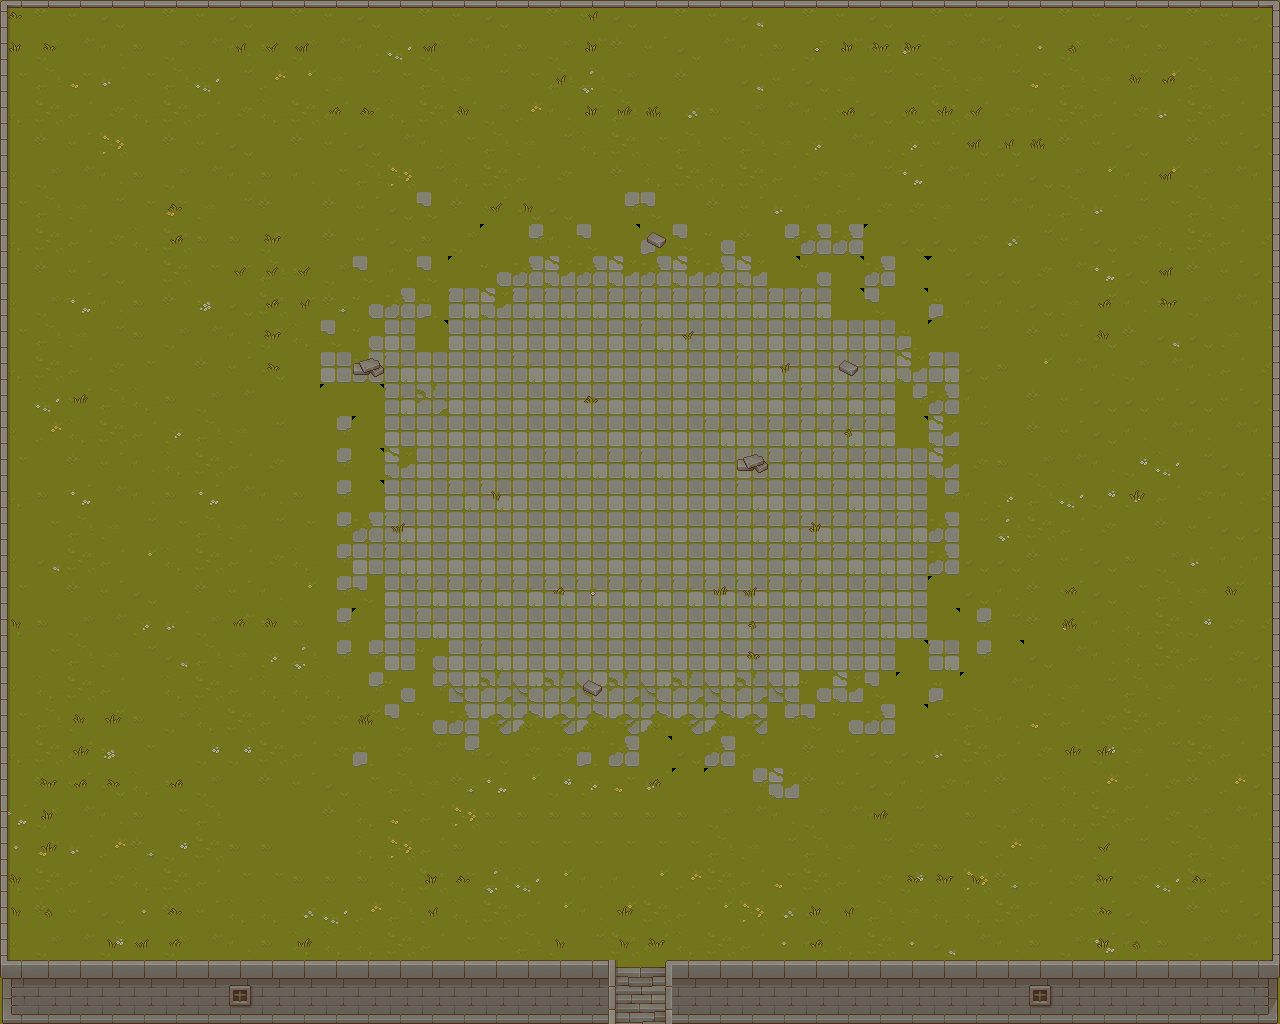

A level layout from a 2D game, rendered from its tile map. Below: a short description, then the map file with tile-grid data replaced by summaries:
An orthogonal 40x32 tile map with 32x32 px tiles, 3 tile layers (Ground, Props, Walls), 8 tilesets.

<map version="1.10" tiledversion="1.10.2" orientation="orthogonal" renderorder="right-down" width="40" height="32" tilewidth="32" tileheight="32" infinite="0" nextlayerid="4" nextobjectid="1">
  <tileset firstgid="1" name="Props" tilewidth="32" tileheight="32" tilecount="256" columns="16">
    <image source="./Tileset/Props.png" width="512" height="512" />
  </tileset>
  <tileset firstgid="257" name="Tileset Wall" tilewidth="32" tileheight="32" tilecount="256" columns="16">
    <image source="./Tileset/TilesetWall.png" width="512" height="512" />
  </tileset>
  <tileset firstgid="513" name="Struct" tilewidth="32" tileheight="32" tilecount="256" columns="16">
    <image source="./Tileset/Struct.png" width="512" height="512" />
  </tileset>
  <tileset firstgid="769" name="Shadow" tilewidth="32" tileheight="32" tilecount="256" columns="16">
    <image source="./Tileset/Shadow.png" width="512" height="512" />
  </tileset>
  <tileset firstgid="1025" name="Plant" tilewidth="32" tileheight="32" tilecount="256" columns="16">
    <image source="./Tileset/Plant.png" width="512" height="512" />
  </tileset>
  <tileset firstgid="1281" name="Shadow Plant" tilewidth="32" tileheight="32" tilecount="256" columns="16">
    <image source="./Tileset/ShadowPlant.png" width="512" height="512" />
  </tileset>
  <tileset firstgid="1537" name="Tileset Grass" tilewidth="32" tileheight="32" tilecount="64" columns="8">
    <image source="./Tileset/TilesetGrass.png" width="256" height="256" />
  </tileset>
  <tileset firstgid="1601" name="Tileset Stone Ground" tilewidth="32" tileheight="32" tilecount="64" columns="8">
    <image source="./Tileset/TilesetStoneGround.png" width="256" height="256" />
  </tileset>
  <layer id="1" name="Ground" width="40" height="32" locked="1">
    <data>[1280 cells, 1280 non-empty, 46 distinct tile ids]</data>
  </layer>
  <layer id="2" name="Props" width="40" height="32" locked="1">
    <data>[1280 cells, 114 non-empty, 18 distinct tile ids]</data>
  </layer>
  <layer id="3" name="Walls" width="40" height="32">
    <data>[1280 cells, 178 non-empty, 17 distinct tile ids]</data>
  </layer>
</map>
